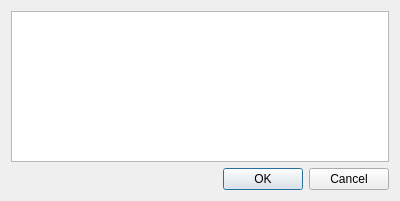
<?xml version="1.0" encoding="UTF-8"?>
<ui version="4.0">
 <class>Dialog_showInfo</class>
 <widget class="QDialog" name="Dialog_showInfo">
  <property name="geometry">
   <rect>
    <x>0</x>
    <y>0</y>
    <width>400</width>
    <height>201</height>
   </rect>
  </property>
  <property name="windowTitle">
   <string>Dialog</string>
  </property>
  <layout class="QVBoxLayout" name="verticalLayout">
   <item>
    <widget class="QListWidget" name="listWidget"/>
   </item>
   <item>
    <widget class="QDialogButtonBox" name="buttonBox">
     <property name="orientation">
      <enum>Qt::Horizontal</enum>
     </property>
     <property name="standardButtons">
      <set>QDialogButtonBox::Cancel|QDialogButtonBox::Ok</set>
     </property>
    </widget>
   </item>
  </layout>
 </widget>
 <resources/>
 <connections>
  <connection>
   <sender>buttonBox</sender>
   <signal>accepted()</signal>
   <receiver>Dialog_showInfo</receiver>
   <slot>accept()</slot>
   <hints>
    <hint type="sourcelabel">
     <x>248</x>
     <y>254</y>
    </hint>
    <hint type="destinationlabel">
     <x>157</x>
     <y>274</y>
    </hint>
   </hints>
  </connection>
  <connection>
   <sender>buttonBox</sender>
   <signal>rejected()</signal>
   <receiver>Dialog_showInfo</receiver>
   <slot>reject()</slot>
   <hints>
    <hint type="sourcelabel">
     <x>316</x>
     <y>260</y>
    </hint>
    <hint type="destinationlabel">
     <x>286</x>
     <y>274</y>
    </hint>
   </hints>
  </connection>
 </connections>
</ui>
